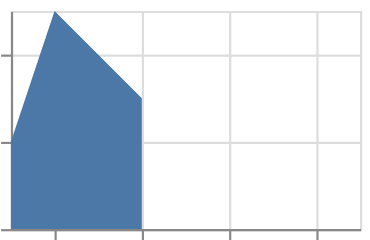

Write a Vega-Lite specification for this figure.
### Vega-Lite specification from a JSON file in a GitHub repository (floating-point values rounded to 4 significant figures)
{"$schema": "https://vega.github.io/schema/vega-lite/v6.json", "description": "break-paths-show-domains is the default of a path mark, written out (break-paths-filter-domains and filter are the other two)", "padding": 5, "autosize": "none", "data": {"values": [{"c": "A", "x": 1, "y": 2, "s": 3, "t": "2024-01-01"}, {"c": "B", "x": 2, "y": 5, "s": 5, "t": "2024-02-01"}, {"c": "C", "x": 9, "y": null, "s": 2, "t": "2024-03-01"}, {"c": "D", "x": 4, "y": 3, "s": 7, "t": "2024-04-01"}]}, "width": 160, "height": 100, "mark": "area", "encoding": {"x": {"field": "x", "type": "quantitative"}, "y": {"field": "y", "type": "quantitative"}}, "config": {"mark": {"invalid": "break-paths-show-domains"}}}
